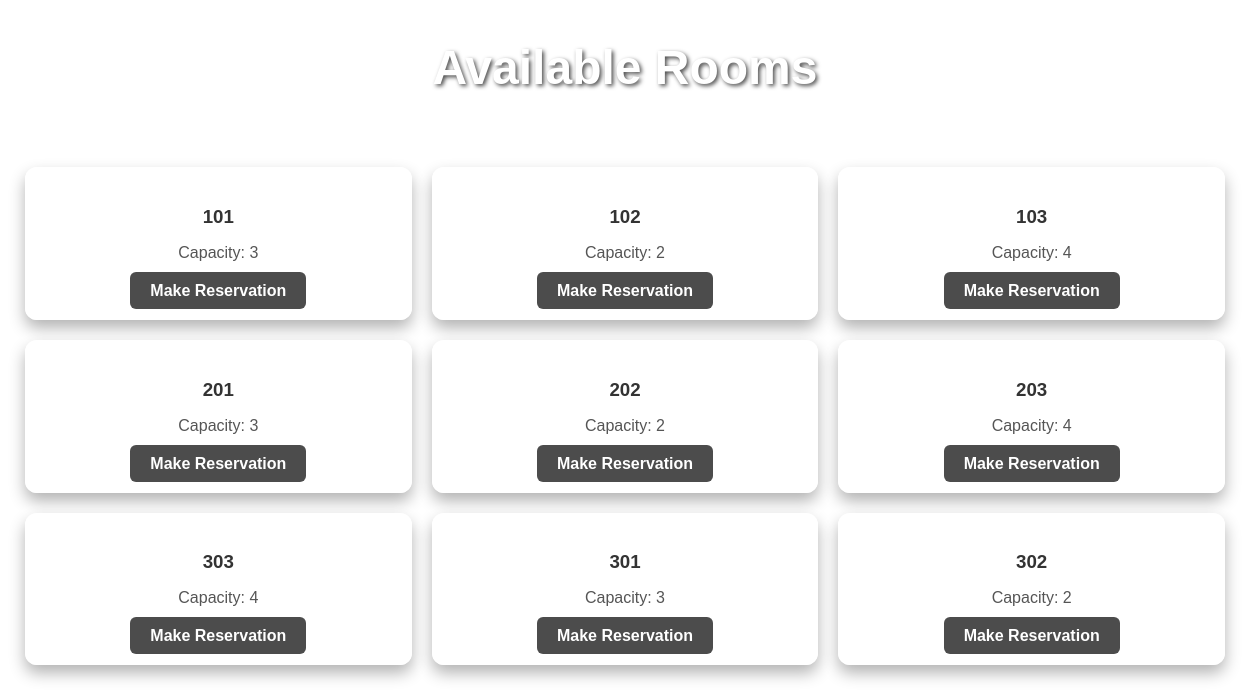
/rooms/, run on the app's committed database.
### pages/models.py (models this page shows, shortened)
class Room(models.Model):
    name = models.CharField(max_length=50)
    capacity = models.IntegerField()

### pages/views.py (the view)
# urls.py: path('rooms/', room_list, name='room_list'),
def room_list(request):
    rooms = Room.objects.all()
    return render(request, 'room_list.html', {'rooms': rooms})

### pages/templates/room_list.html (shortened to what this page needs)
<!DOCTYPE html>
<html lang="en">
<head>
</head>
<body>
    <h1>Available Rooms</h1>
    <div class="room-grid">
    {% for room in rooms %}
        <div class="room-card">
            <h3>{{ room.name }}</h3>
            <p>Capacity: {{ room.capacity }}</p>
            <a href="{% url 'make_reservation' room.id %}">Make Reservation</a>
        </div>
    {% empty %}
        <div class="room-card">
            <p>No rooms available.</p>
        </div>
    {% endfor %}
    </div>
</body>
</html>

### pages/templates/room_list.html (style rules this page uses)
body { margin: 0; padding: 0; font-family: 'Poppins', sans-serif; background: url('https://www.shutterstock.com/shutterstock/videos/1080564710/thumb/1.jpg?ip=x480') no-repeat center center/cover; min-height: 100vh; display: flex; flex-direction: column; align-items: center; background-attachment: fixed; }
h1 { margin-top: 40px; color: white; text-shadow: 2px 2px 4px rgba(0,0,0,0.7); font-size: 3rem; }
.room-grid { display: grid; grid-template-columns: repeat(auto-fit, minmax(300px, 1fr)); gap: 20px; padding: 40px; width: 100%; max-width: 1200px; }
.room-card { background: rgba(255, 255, 255, 0.9); border-radius: 12px; padding: 20px; box-shadow: 0 8px 16px rgba(0,0,0,0.3); text-align: center; transition: transform 0.3s; }
.room-card h3 { color: #333; margin-bottom: 10px; }
.room-card p { font-size: 16px; color: #555; margin-bottom: 20px; }
.room-card a { text-decoration: none; background-color: rgba(0, 0, 0, 0.7); color: white; padding: 10px 20px; border-radius: 6px; font-weight: bold; transition: background 0.3s; }

### data on the page
Room: name "101", capacity "3"
Room: name "102", capacity "2"
Room: name "103", capacity "4"
Room: name "201", capacity "3"
Room: name "202", capacity "2"
Room: name "203", capacity "4"
Room: name "303", capacity "4"
Room: name "301", capacity "3"
Room: name "302", capacity "2"
